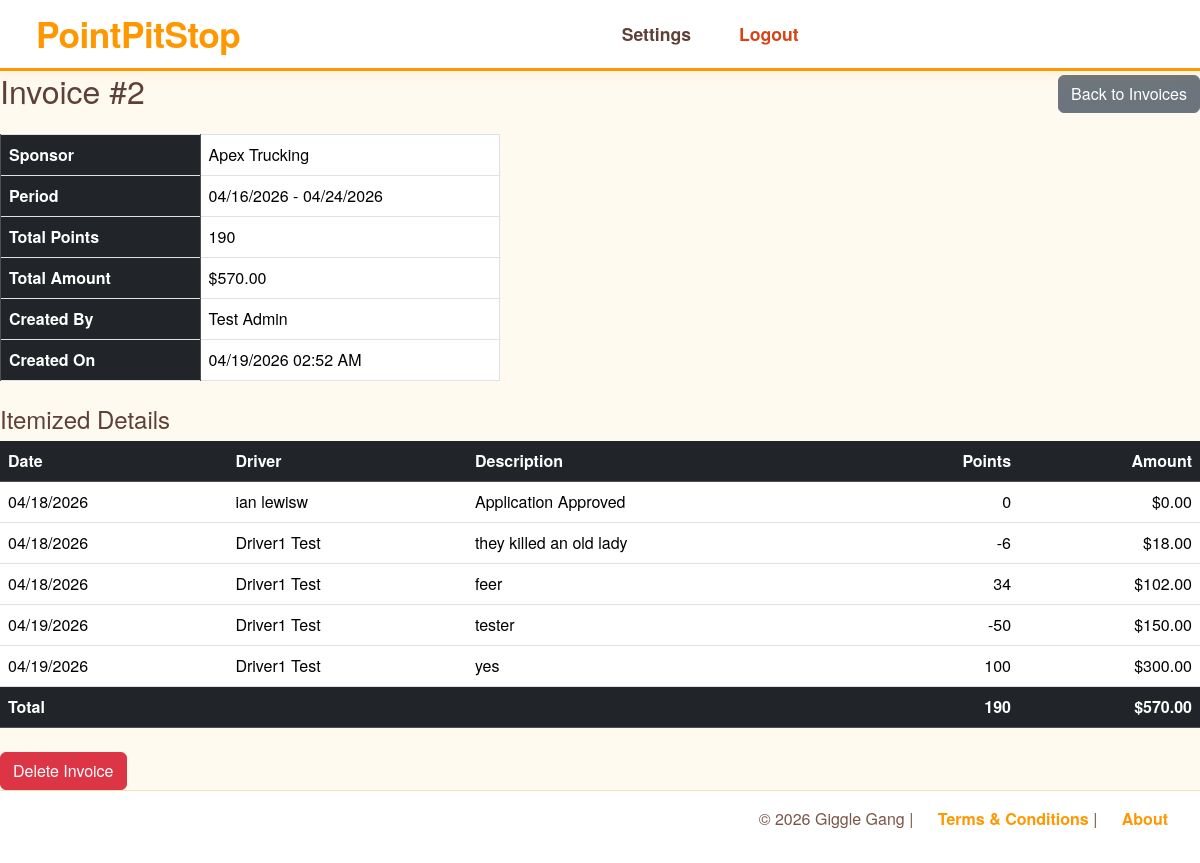
The page /admin/invoices/2 (signed in) on the database its author committed.
### models.py (models this page shows)
class Invoice(db.Model):
    __tablename__ = "invoices"
    id = db.Column(db.Integer, primary_key=True)
    company_id = db.Column(db.Integer, db.ForeignKey("sponsor_companies.id"), nullable=False)
    company = db.relationship("SponsorCompany")
    start_date = db.Column(db.Date, nullable=False)
    end_date = db.Column(db.Date, nullable=False)
    total_points = db.Column(db.Integer, nullable=False, default=0)
    total_amount = db.Column(db.DECIMAL(10,2), nullable=False, default=0.00)
    created_by = db.Column(db.Integer, db.ForeignKey("admin_profile.user_id"), nullable=False)
    created_by_admin = db.relationship("AdminProfile")
    created_date = db.Column(db.DateTime, default=datetime.now, nullable=False)
    notes = db.Column(db.String(500), nullable=True)
    items = db.relationship("InvoiceItem", back_populates="invoice", cascade="all,delete-orphan")

class SponsorCompany(db.Model):
    __tablename__ = "sponsor_companies"
    id = db.Column(db.Integer, primary_key=True)
    name = db.Column(db.String(150),unique=True,nullable=False)
    email = db.Column(db.String(120), unique=True, nullable=True,index=True)
    phone = db.Column(db.String(50), nullable=True)
    logo_filename = db.Column(db.String(255), nullable=True)
    brand_color = db.Column(db.String(255), nullable=True)
    points_conversion = db.Column(db.DECIMAL(10,2),nullable=False,default=.01)
    sponsor_users = db.relationship("SponsorProfile",back_populates="company")
    driver_links = db.relationship("DriverCompanyLink", back_populates="company")
    priceMax = db.Column(db.Integer, nullable=False, default=100)
    explicit = db.Column(db.Boolean, nullable=False, default=True)

class AdminProfile(db.Model):
    __tablename__ = "admin_profile"
    user = db.relationship("Users",back_populates="admin_profile")
    user_id = db.Column(db.Integer,db.ForeignKey('users.id'),primary_key=True,unique=True,nullable=False)
    firstname = db.Column(db.String(250), nullable=False)
    lastname = db.Column(db.String(250), nullable=False)

class InvoiceItem(db.Model):
    __tablename__ = "invoice_items"
    id = db.Column(db.Integer, primary_key=True)
    invoice_id = db.Column(db.Integer, db.ForeignKey("invoices.id"), nullable=False)
    invoice = db.relationship("Invoice", back_populates="items")
    driver_id = db.Column(db.Integer, db.ForeignKey("driver_profile.user_id"), nullable=False)
    driver = db.relationship("DriverProfile")
    points_history_id = db.Column(db.Integer, db.ForeignKey("driver_points_history.id"), nullable=True)
    points_history = db.relationship("DriverPointsHistory")
    description = db.Column(db.String(255), nullable=False)
    points = db.Column(db.Integer, nullable=False)
    amount = db.Column(db.DECIMAL(10,2), nullable=False)
    transaction_date = db.Column(db.DateTime, nullable=False)

class DriverProfile(db.Model):
    __tablename__ = "driver_profile"
    user = db.relationship("Users",back_populates="driver_profile")
    user_id = db.Column(db.Integer,db.ForeignKey('users.id'),primary_key=True,unique=True,nullable=False)
    firstname = db.Column(db.String(250), nullable=False)
    lastname = db.Column(db.String(250), nullable=False)
    streetname = db.Column(db.String(250))
    city = db.Column(db.String(250))
    zipcode = db.Column(db.String(10))
    is_active = db.Column(db.Boolean, default=False, nullable=False, index=True)
    company_links = db.relationship("DriverCompanyLink"
                                  ,back_populates="driver_profile")
    alerts = db.relationship("DriverAlerts",back_populates="driver",cascade="all,delete-orphan",uselist=False)

### routes_invoice.py (the view)
@invoice_bp.route("/admin/invoices/<int:invoice_id>")
@admin_required
def invoice_view(invoice_id):
    invoice = Invoice.query.get_or_404(invoice_id)
    return render_template("admin/reports/admin_invoice_view.html", invoice=invoice)

### app.py (called while the page is built)
@login_manager.user_loader
def load_user(user_id):
    return db.session.get(Users, int(user_id))

### routes_invoice.py (called while the page is built)
def admin_required(fn):
    @wraps(fn)
    @login_required
    def decorated(*args, **kwargs):
        if current_user.role != "admin":
            flash("Admin access required.", "danger")
            return redirect(url_for("dashboard"))
        return fn(*args, **kwargs)
    return decorated

### templates/admin/reports/admin_invoice_view.html (shortened to what this page needs)
{% extends "base.html" %}
{% block body %}
    <div class="d-flex justify-content-between align-items-center mb-3">
        <h2>Invoice #{{ invoice.id }}</h2>
        <a href="{{ url_for('invoice.invoice_list') }}" class="btn btn-secondary">Back to Invoices</a>
    </div>
    <table class="table table-bordered mb-4" style="max-width: 500px;">
        <tbody>
            <tr>
                <th class="table-dark" style="width: 40%;">Sponsor</th>
                <td>{{ invoice.company.name }}</td>
            </tr>
            <tr>
                <th class="table-dark">Period</th>
                <td>{{ invoice.start_date.strftime('%m/%d/%Y') }} - {{ invoice.end_date.strftime('%m/%d/%Y') }}</td>
            </tr>
            <tr>
                <th class="table-dark">Total Points</th>
                <td>{{ invoice.total_points }}</td>
            </tr>
            <tr>
                <th class="table-dark">Total Amount</th>
                <td>${{ "%.2f"|format(invoice.total_amount) }}</td>
            </tr>
            <tr>
                <th class="table-dark">Created By</th>
                <td>{{ invoice.created_by_admin.firstname }} {{ invoice.created_by_admin.lastname }}</td>
            </tr>
            <tr>
                <th class="table-dark">Created On</th>
                <td>{{ invoice.created_date.strftime('%m/%d/%Y %I:%M %p') }}</td>
            </tr>
        </tbody>
    </table>
    <h4>Itemized Details</h4>
    {% if invoice.items %}
    <table class="table table-hover report-table">
        <thead class="table-dark">
            <tr>
                <th>Date</th>
                <th>Driver</th>
                <th>Description</th>
                <th class="text-end">Points</th>
                <th class="text-end">Amount</th>
            </tr>
        </thead>
        <tbody>
            {% for item in invoice.items %}
            <tr>
                <td>{{ item.transaction_date.strftime('%m/%d/%Y') }}</td>
                <td>{{ item.driver.firstname }} {{ item.driver.lastname }}</td>
                <td>{{ item.description }}</td>
                <td class="text-end">{{ item.points }}</td>
                <td class="text-end">${{ "%.2f"|format(item.amount) }}</td>
            </tr>
            {% endfor %}
        </tbody>
        <tfoot>
            <tr class="table-dark">
                <td colspan="3"><strong>Total</strong></td>
                <td class="text-end"><strong>{{ invoice.total_points }}</strong></td>
                <td class="text-end"><strong>${{ "%.2f"|format(invoice.total_amount) }}</strong></td>
            </tr>
        </tfoot>
    </table>
    {% else %}
    <p class="text-muted">No line items found for this invoice period.</p>
    {% endif %}
    <div class="mt-4">
        <form method="POST" action="{{ url_for('invoice.invoice_delete', invoice_id=invoice.id) }}"
              onsubmit="return confirm('Are you sure you want to delete this invoice?');">
            <button type="submit" class="btn btn-danger">Delete Invoice</button>
        </form>
    </div>
{% endblock %}

### static/css/style.css (style rules this page uses)
body { display: flex; flex-direction: column; font-family: 'Quicksand', 'Helvetica Neue', Helvetica, Arial, sans-serif; margin: 0; min-height: 100vh; background-color: #fffaf0; color: #5d4037; }

### rows shown on the page
Invoice: id "2", start_date "04/16/2026", end_date "04/24/2026", total_points "190", total_amount "570.00", created_date "04/19/2026 02:52 AM"
SponsorCompany: company.name "Apex Trucking"
AdminProfile: created_by_admin.firstname "Test", created_by_admin.lastname "Admin"
InvoiceItem: transaction_date "04/18/2026", driver.firstname "ian", driver.lastname "lewisw", description "Application Approved", points "0", amount "0.00"
InvoiceItem: transaction_date "04/18/2026", driver.firstname "Driver1", driver.lastname "Test", description "they killed an old lady", points "-6", amount "18.00"
InvoiceItem: transaction_date "04/18/2026", driver.firstname "Driver1", driver.lastname "Test", description "feer", points "34", amount "102.00"
InvoiceItem: transaction_date "04/19/2026", driver.firstname "Driver1", driver.lastname "Test", description "tester", points "-50", amount "150.00"
InvoiceItem: transaction_date "04/19/2026", driver.firstname "Driver1", driver.lastname "Test", description "yes", points "100", amount "300.00"
